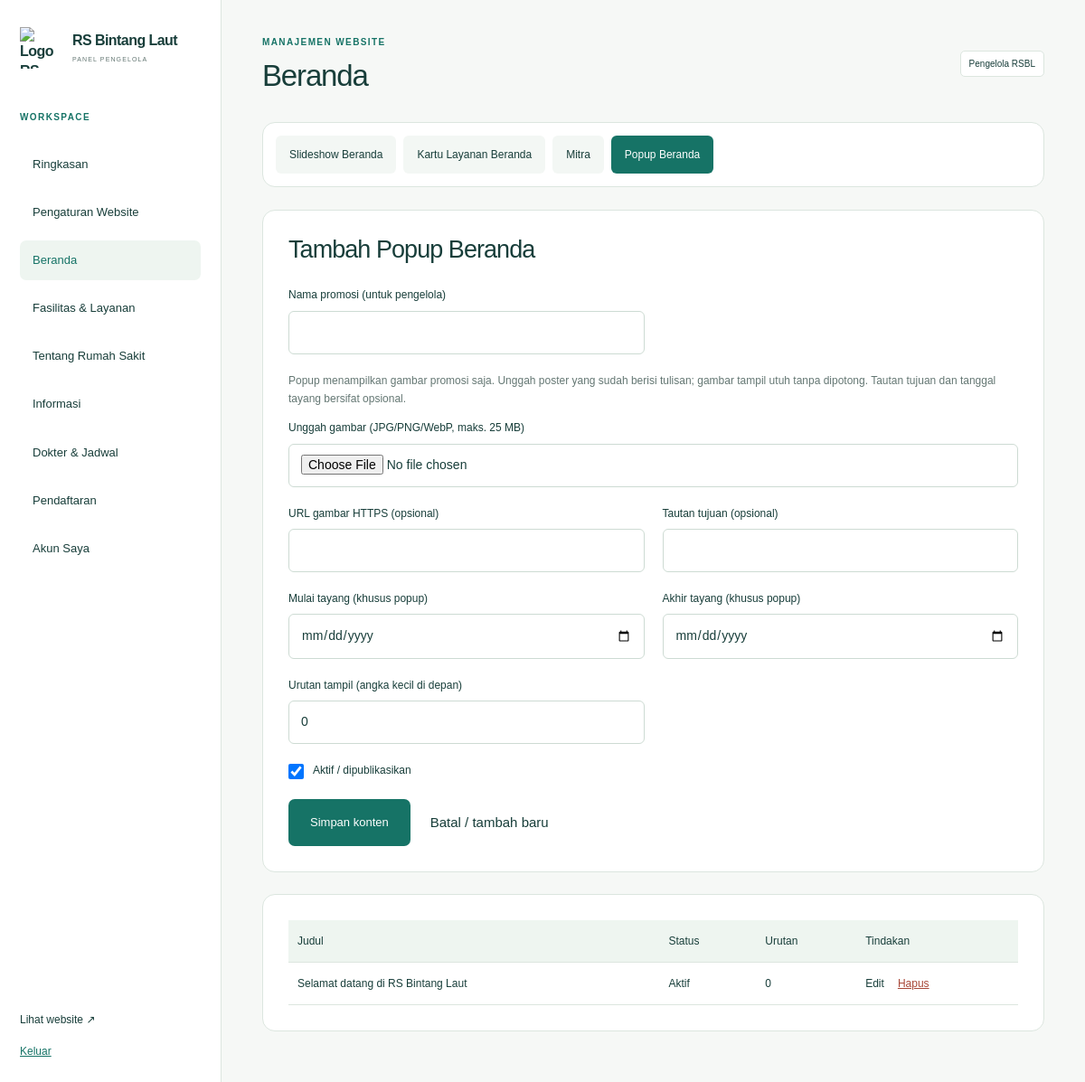
The page /index.php?page=admin&tab=home_content&kind=popup (signed in) on the database as committed earlier.
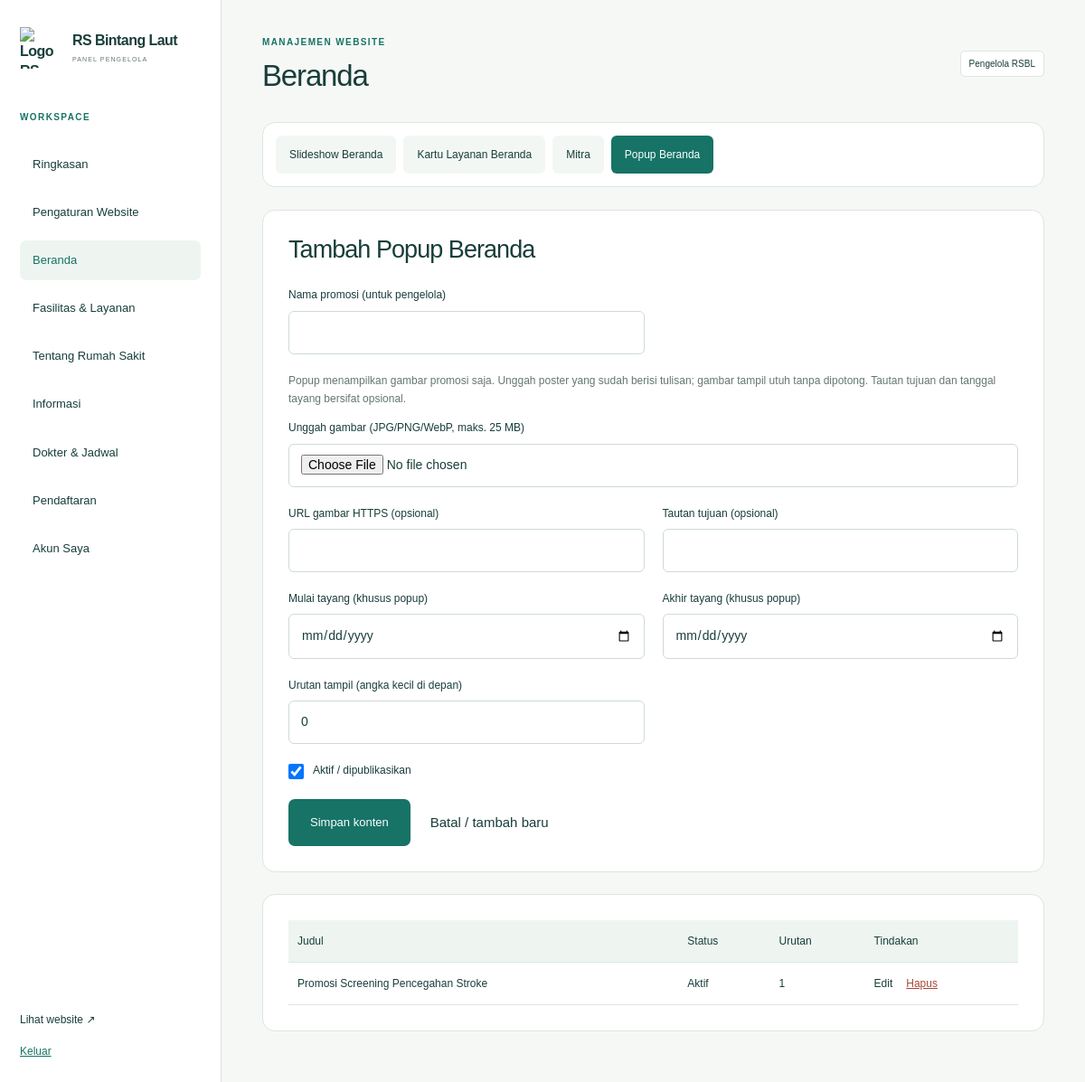
The same page on the database as committed later.
### tables this page shows
CREATE TABLE contents (id INTEGER PRIMARY KEY AUTOINCREMENT, kind VARCHAR(40) NOT NULL, title VARCHAR(255) NOT NULL, subtitle VARCHAR(255) NOT NULL, body TEXT NOT NULL, image TEXT NOT NULL, link TEXT NOT NULL, starts VARCHAR(10) NOT NULL, ends VARCHAR(10) NOT NULL, active INT NOT NULL DEFAULT 1, sort_order INT NOT NULL DEFAULT 0);

### app/controllers/admin.php (called while the page is built, shortened)
<?php
require APP_ROOT . '/app/config/admin.php';
$tab = $_GET['tab'] ?? 'dashboard';
$kind = $_GET['kind'] ?? ($contentGroups[$tab][0] ?? 'slide');
if ($tab === 'contents' || isset($contentGroups[$tab])) {
    foreach ($contentGroups as $group => $groupKinds) {
        if (in_array($kind, $groupKinds, true)) {
            $tab = $group;
            break;
        }
    }
}

### app/modules/information.php (called while the page is built, shortened)
<?php
function informationKinds(): array
{
    return ['news', 'event', 'promo', 'career'];
}

### app/modules/services.php (called while the page is built, shortened)
<?php
function facilityPhotoPages(): array
{
    return [
        'farmasi' => ['title' => 'Farmasi', 'kind' => 'pharmacy_photo'],
        'radiologi' => ['title' => 'Radiologi', 'kind' => 'radiology_photo'],
        'fisioterapi' => ['title' => 'Fisioterapi', 'kind' => 'physiotherapy_photo'],
        'laboratorium' => ['title' => 'Laboratorium', 'kind' => 'laboratory_photo'],
    ];
}
function facilityPhotoKinds(): array
{
    return array_column(facilityPhotoPages(), 'kind');
}

### app/config/admin.php (called while the page is built, shortened)
<?php
$kinds = [
    'slide' => 'Slideshow Beranda',
    'service_slide' => 'Foto Fasilitas & Layanan',
    'outpatient_photo' => 'Rawat Jalan',
    'inpatient_room' => 'Rawat Inap & Kamar',
    'emergency_photo' => 'Instalasi Gawat Darurat',
    'clinic' => 'Daftar Poli',
    'service' => 'Layanan',
    'news' => 'Informasi / Berita',
    'event' => 'Acara',
    'promo' => 'Promo',
    'popup' => 'Popup',
    'page' => 'Halaman Informasi',
    'partner' => 'Mitra',
    'history' => 'Sejarah',
    'vision' => 'Visi & Misi',
    'quality' => 'Laporan Mutu',
    'career' => 'Karier',
];
foreach (facilityPhotoPages() as $facilityPage) {
    $kinds[$facilityPage['kind']] = $facilityPage['title'];
}
$kinds['service'] = 'Kartu Layanan Beranda';
$kinds['news'] = 'Berita';
$kinds['page'] = 'Halaman Tambahan';
$kinds['popup'] = 'Popup Beranda';

### app/support/helpers.php (called while the page is built, shortened)
<?php
function e($value): string
{
    return htmlspecialchars((string) $value, ENT_QUOTES, 'UTF-8');
}
function query(string $sql, array $args = []): array
{
    global $db;
    $q = $db->prepare($sql);
    $q->execute($args);
    return $q->fetchAll();
}

### views/admin/pages/contents.php (the view, shortened to what the changed rows need)
<?php
$edit =
    query('SELECT * FROM contents WHERE id=? AND kind=?', [(int) ($_GET['edit'] ?? 0), $kind])[0] ??
    [];
?>
<?php if (in_array($kind, informationKinds(), true)): ?>
<?php require APP_ROOT . '/views/admin/contents/information.php'; ?>
<?php elseif (in_array($kind, facilityPhotoKinds(), true)): ?>
<?php require APP_ROOT . '/views/admin/contents/facility-detail.php'; ?>
<?php elseif ($kind === 'emergency_photo'): ?>
<?php require APP_ROOT . '/views/admin/contents/emergency.php'; ?>
<?php elseif ($kind === 'inpatient_room'): ?>
<?php require APP_ROOT . '/views/admin/contents/inpatient.php'; ?>
<?php elseif ($kind === 'outpatient_photo'): ?>
<?php require APP_ROOT . '/views/admin/contents/outpatient.php'; ?>
<?php elseif ($kind === 'clinic'): ?>
<?php require APP_ROOT . '/views/admin/contents/clinic.php'; ?>
<?php elseif ($kind === 'service_slide'): ?>
<?php require APP_ROOT . '/views/admin/components/photo-gallery.php'; ?>
<?php elseif ($kind === 'history'): ?>
<?php require APP_ROOT . '/views/admin/contents/history.php'; ?>
<?php elseif ($kind === 'vision'): ?>
<?php require APP_ROOT . '/views/admin/contents/vision.php'; ?>
<?php elseif ($kind === 'quality'): ?>
<?php require APP_ROOT . '/views/admin/contents/quality.php'; ?>
<?php else: ?>
<div class="panel">
    <h2><?= empty($edit['id']) ? 'Tambah' : 'Edit' ?> <?= e($kinds[$kind]) ?></h2>
</div>
<div class="panel table-wrap">
    <table>
        <thead>
            <tr>
                <th>Judul</th>
                <th>Status</th>
                <?php if ($kind !== 'partner'): ?>
                <th>Urutan</th>
                <?php endif; ?>
                <th>Tindakan</th>
            </tr>
        </thead>
        <tbody>
            <?php foreach (
                query('SELECT * FROM contents WHERE kind=? ORDER BY sort_order,id DESC', [$kind])
                as $row
            ): ?>
            <tr>
                <td>
                    <?= e($row['title']) ?>
                </td>
                <td><?= $row['active'] ? 'Aktif' : 'Draft' ?></td>
                <?php if ($kind !== 'partner'): ?>
                <td><?= $row['sort_order'] ?></td>
                <?php endif; ?>
                <td>
                    <div class="actions">
                        <a href="index.php?page=admin&tab=<?= e($tab) ?>&kind=<?= e(
    $kind,
) ?>&edit=<?= $row['id'] ?>">Edit</a>
                        <form method="post" enctype="multipart/form-data" data-confirm="Hapus konten ini?">
                            <button class="text-button danger">Hapus</button>
                        </form>
                    </div>
                </td>
            </tr>
            <?php endforeach; ?>
        </tbody>
    </table>
</div>
<?php endif; ?>

Rows that differ between the two databases and show on the page:
changed contents: title "Selamat datang di RS Bintang Laut" → "Promosi Screening Pencegahan Stroke"; sort_order "0" → "1"
